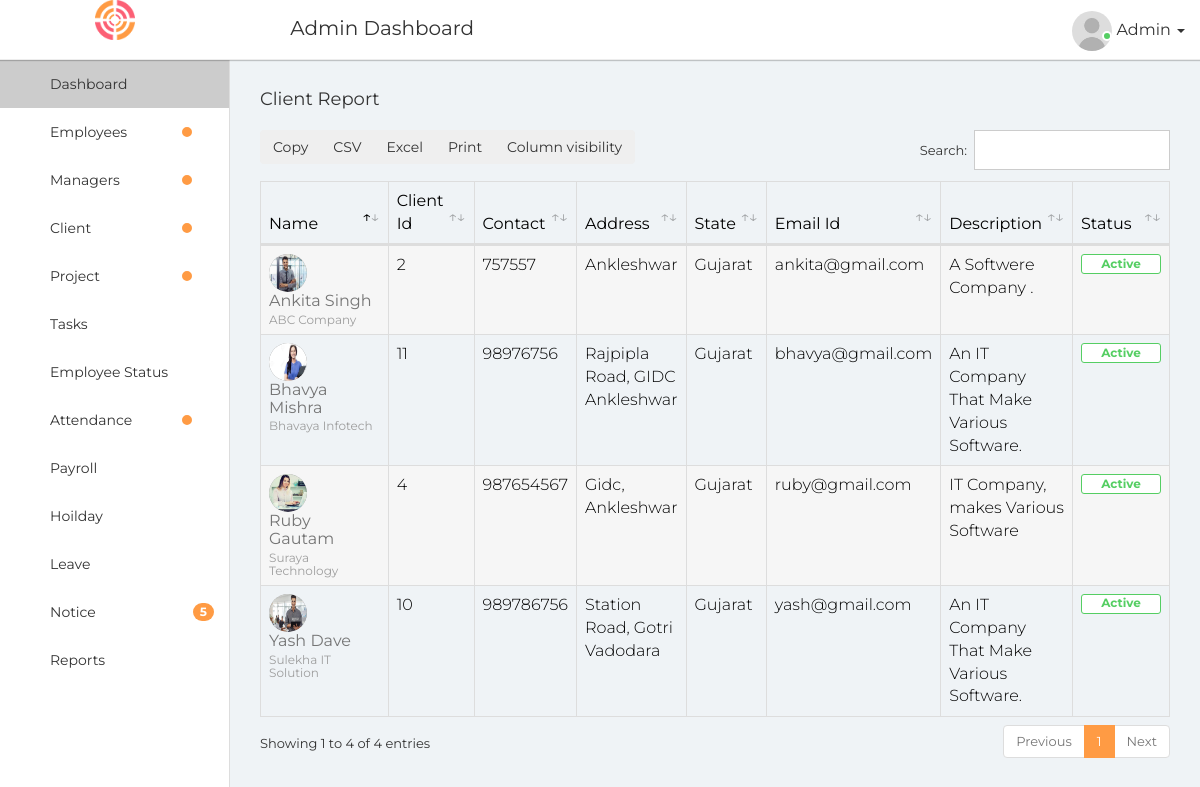
The app's page /adminDashboard/reportClient with its own data.
### EMS/models.py (models this page shows)
class client(models.Model):
    clientId=models.IntegerField(primary_key=True)
    managerName = models.CharField(max_length=30, null=True)
    managerId = models.CharField(max_length=20, null=True)
    fname=models.CharField(max_length=20)
    lname=models.CharField(max_length=20)
    phone=models.IntegerField()
    gender=models.CharField(max_length=20)
    companyName=models.CharField(max_length=40)
    companyAddress=models.CharField(max_length=40)
    companyState=models.CharField(max_length=20)
    emailId = models.EmailField()
    password=models.CharField(max_length=20)
    companyDescription=models.CharField(max_length=40)
    registration_Date = models.DateTimeField(default=datetime.now, blank=True)
    activation_Date = models.DateTimeField(null=True)
    deactivation_Date = models.DateTimeField(null=True)
    image = models.ImageField(upload_to='images/', null=True)
    account = models.CharField(max_length=20, default="Deactive")

### EMS/views.py (the view)
# urls.py: path('adminDashboard/reportClient', views.reportClient, name="reportClient"),
def reportClient(request):
    s = client.objects.filter(account="Active")
    return render(request, "adminDashboard/reportClient.html", {'s': s})

### EMS/templates/adminDashboard/reportClient.html
{% extends 'adminDashboard/base.html' %}
{% load static %}
{% block content %}
<div class="page-wrapper">
                <div class="content container-fluid">
 <div class="card">
              <div class="card-header">
                <h3 class="card-title">Client Report</h3>
              </div>
              <div class="card-body">
                <table id="example1" class="table table-bordered table-striped">
                  <thead>
                  <tr>
                        <th style="width:18%;">Name</th>
                        <th>Client Id</th>
                        <th>Contact</th>
                        <th>Address</th>
                        <th>State</th>
                        <th>Email Id</th>
                        <th>Description</th>
                        <th>Status</th>
                   </tr>
                  </thead>
                  <tbody>
                  <tr>
                      {% for i in s %}
                        <td>
                          <a href="{% url 'clientProfile' pk=i.clientId %}" class="avatar">
                              <img src="{{i.image.url}}" width="40" height="40" alt="" class="avatar">
                          </a>
                          <h2><a href="#">{{i.fname}} {{i.lname}}<span>{{i.companyName}}</span></a></h2>
                        </td>
                        <td>{{i.clientId}}</td>
                        <td>{{i.phone}}</td>
                        <td>{{i.companyAddress }}</td>
                        <td>{{i.companyState }}</td>
                        <td>{{i.emailId }}</td>
                        <td>{{i.companyDescription}}</td>
                      <td><span class="label label-success-border">{{i.account}}</span></td>
						</tr>
                        {% endfor %}
                  </tbody>
                </table>
              </div>
            </div>
                </div>
</div>
{% endblock %}

### records on screen
client: image (picture), fname "Ankita", lname "Singh", companyName "ABC Company", clientId "2", phone "757557", companyAddress "Ankleshwar", companyState "Gujarat", emailId "ankita@gmail.com", companyDescription "A Softwere Company .", account "Active"
client: image (picture), fname "Ruby", lname "Gautam", companyName "Suraya Technology", clientId "4", phone "987654567", companyAddress "Gidc, Ankleshwar", companyState "Gujarat", emailId "ruby@gmail.com", companyDescription "IT Company, makes Various Software", account "Active"
client: image (picture), fname "Yash", lname "Dave", companyName "Sulekha IT Solution", clientId "10", phone "989786756", companyAddress "Station Road, Gotri Vadodara", companyState "Gujarat", emailId "yash@gmail.com", companyDescription "An IT Company That Make Various Software.", account "Active"
client: image (picture), fname "Bhavya", lname "Mishra", companyName "Bhavaya Infotech", clientId "11", phone "98976756", companyAddress "Rajpipla Road, GIDC Ankleshwar", companyState "Gujarat", emailId "bhavya@gmail.com", companyDescription "An IT Company That Make Various Software.", account "Active"
